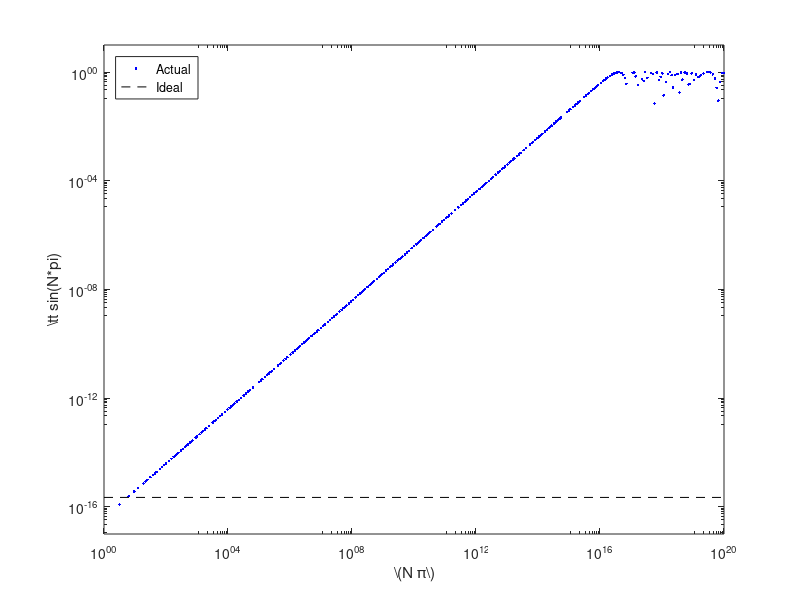

Reproduce this figure in MATLAB.
%% Round-Off and Truncation Error in Computing \(\sin(x)\)

%% The Sine Function
% You may not think that you need a numerical method to compute \(\sin(x)\),
% but you do.  This is not a calculation that one can do exactly with
% pencil and paper.  The basic numerical idea for computing the sine
% function is the Taylor polynomial, which takes the form
%
% \begin{equation}
% \sin(y) = \underbrace{y - \frac{y^3}{6} + \frac{y^5}{120} + \cdots -
% \frac{y^{2n-1}}{(2n-1)!} }_{\text{Taylor polynomial approximation}} +
% \underbrace{\frac{\cos(\xi) y^{2n+1}}{(2n+1)!}}_{\text{truncation
% error}}, \qquad \lvert \xi \rvert \le \lvert y \rvert. 
% \tag{Taylor} 
% \end{equation}
%
% Formula (Taylor) allows us to compute a complicated function, \(\sin\),
% using a simple polynomial function.  By choosing \(n\) large enough, one
% may ensure that the truncation error is smaller than round-off error.
% However, for large \(y\) the value of \(n\) would need to be quite large.
% Thus, the first step in computing \(\sin(x)\) is to find a small value of
% \(y\) for which \(\sin(y) = \sin(x)\).  This is true for
%
% \begin{equation}
% y=x - 2\pi \left\lfloor \frac{x+\pi}{2\pi} \right \rfloor \in
% [-\pi,\pi). \tag{Reduce}
% \end{equation}
%
% The combination of these two equations, (Reduce) and (Taylor), is roughly
% how \(\sin(x)\) is computed numerically.

%% Round-Off Error
% Even though this numerical method for computing \(\sin(x)\) may look
% good, it is susceptible to round-off error when \(\lvert x\rvert\) is large.  This
% can be demonstrated as follows:

n=1000; %number of points to evaluate sin(x) at
fac=ceil(10*rand(1,n)); %random integers from 1 to 10
pow=floor(65*rand(1,n)); %random integers from 0 to 64
x=(2.^pow).*fac.*pi; %random integer multiples of pi
sinxexact=zeros(1,n); %true answer for sin(x)
sinxapprox=sin(x); %numerically computed answer using MATLAB's sin function
err=abs(sinxexact-sinxapprox); %error
figure %plot the error
h=loglog(x,err,'b.',[1 1e20],[eps,eps],'k--');
axis([1 1e20 1e-17 10]) %set the axes
set(gca,'xtick',10.^(0:4:20),'ytick',10.^(-16:4:1)) %label the axes
xlabel('\(N \pi\)')
ylabel('{\tt sin(N*pi)}')
legend(h,{'Actual','Ideal'},'location','northwest')
print -depsc SineRoundoff.eps

%%
% The reason for the severe round-off for large \(\lvert x\rvert\) is that
% in (Reduce) the two numbers \(x\) and \(\displaystyle 2\pi \left\lfloor
% \frac{x+\pi}{2\pi} \right \rfloor\) are quite close to each other,
% relatively speaking. Subtracting them causes a loss of accuracy, called
% cancellation error because digits cancel.

%% Truncation Error
% Now we turn ourselves to the possible error in (Taylor).  Since (Reduce)
% provides a value of \(y\) that with \(\lvert y \rvert \le \pi\), we can
% make the error of the Taylor polynomial small enough by choosing
%
% \[ \left \lvert \frac{\cos(\xi) y^{2n+1}}{(2n+1)!} \right \rvert \le \left
% \lvert \frac{\pi^{2n+1}}{(2n+1)!} \right \rvert \le \epsilon_{\text{machine}} =
% 2^{-53}. \]
% 
% This inequality holds for \(n \ge 14\).  Thus, if we choose \(n = 14\)
% and take some random values of \(x\), the approxmation to \(\sin(x)\) is
% as follows:

x = 20*rand(1,8) - 10 %random values of x
sinx = sin(x);
y = x - 2*pi*floor((x + pi)/(2*pi)); %reduce the argument to lying in [-pi,pi)
y2 = y.*y; %y squared
sinTaylor = y.*(1-(y2/6).*(1-(y2/20).*(1-(y2/42).*(1-(y2/72).*(1-(y2/110).* ...
   (1-(y2/156).*(1-(y2/210).*(1-(y2/272).*(1-(y2/342).*(1-(y2/420).* ...
   (1-(y2/506).* (1-(y2/600).* (1-(y2/702)))))))))))))); 
   %Taylor polynomial up to the term -y^2/(27!)
difference = sinx - sinTaylor %difference between MATLAB's sin and our sin
   
%%
% The difference between MATLAB's built-in |sin| function and our Taylor
% polynomial approximation is on the order of machine epsilon.
%
% However, if we choose a smaller value of \(n\), say, \(n = 8\), then the
% truncation error is larger than the round-off error

sinTaylor = y.*(1-(y2/6).*(1-(y2/20).*(1-(y2/42).*(1-(y2/72).*(1-(y2/110).* ...
    (1-(y2/156).*(1-(y2/210)))))))); 
   %Taylor polynomial up to the term -y^2/(15!)
difference = sinx - sinTaylor %difference between MATLAB's sin and our sin

%%
% _Author: Fred J. Hickernell_
